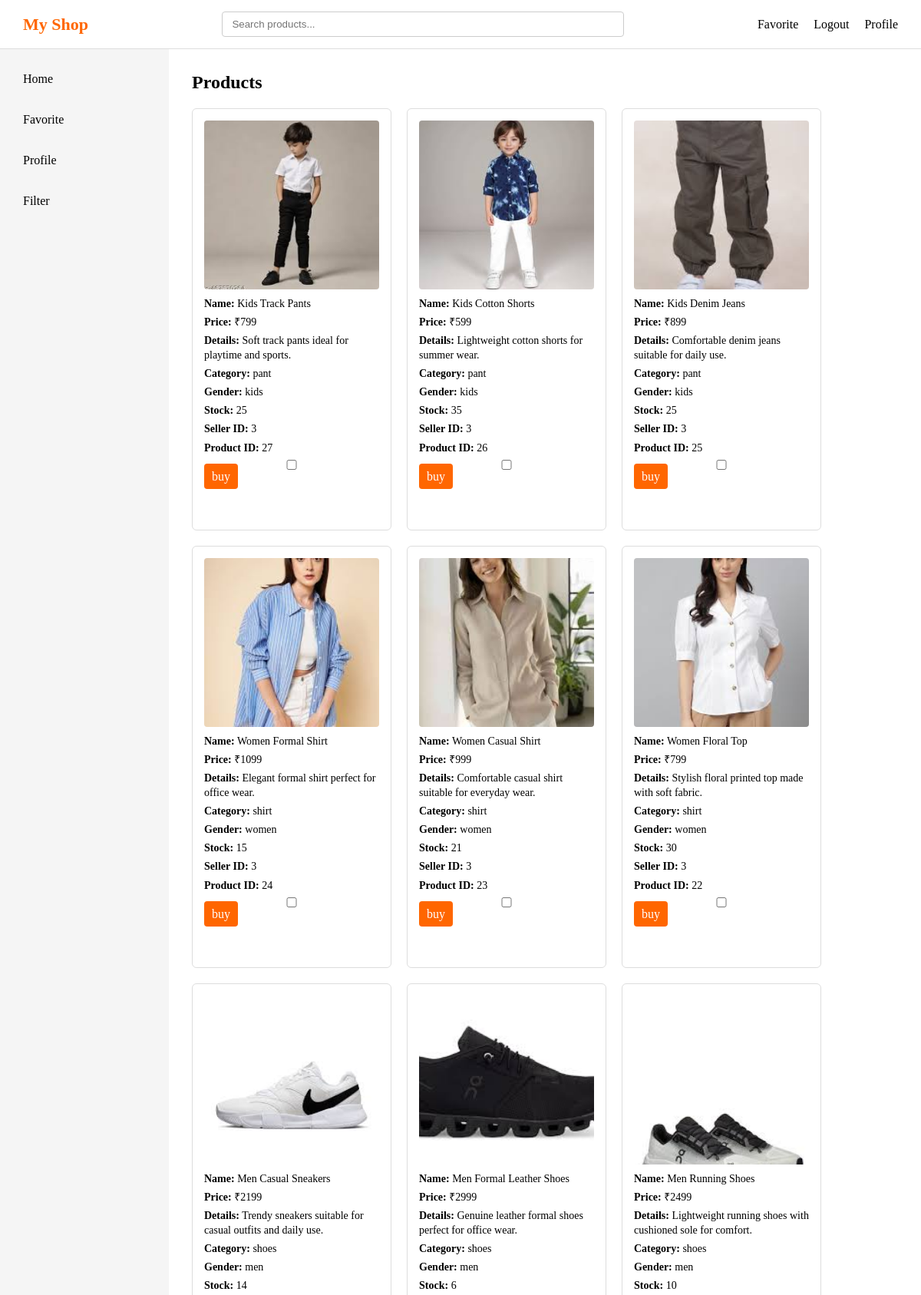
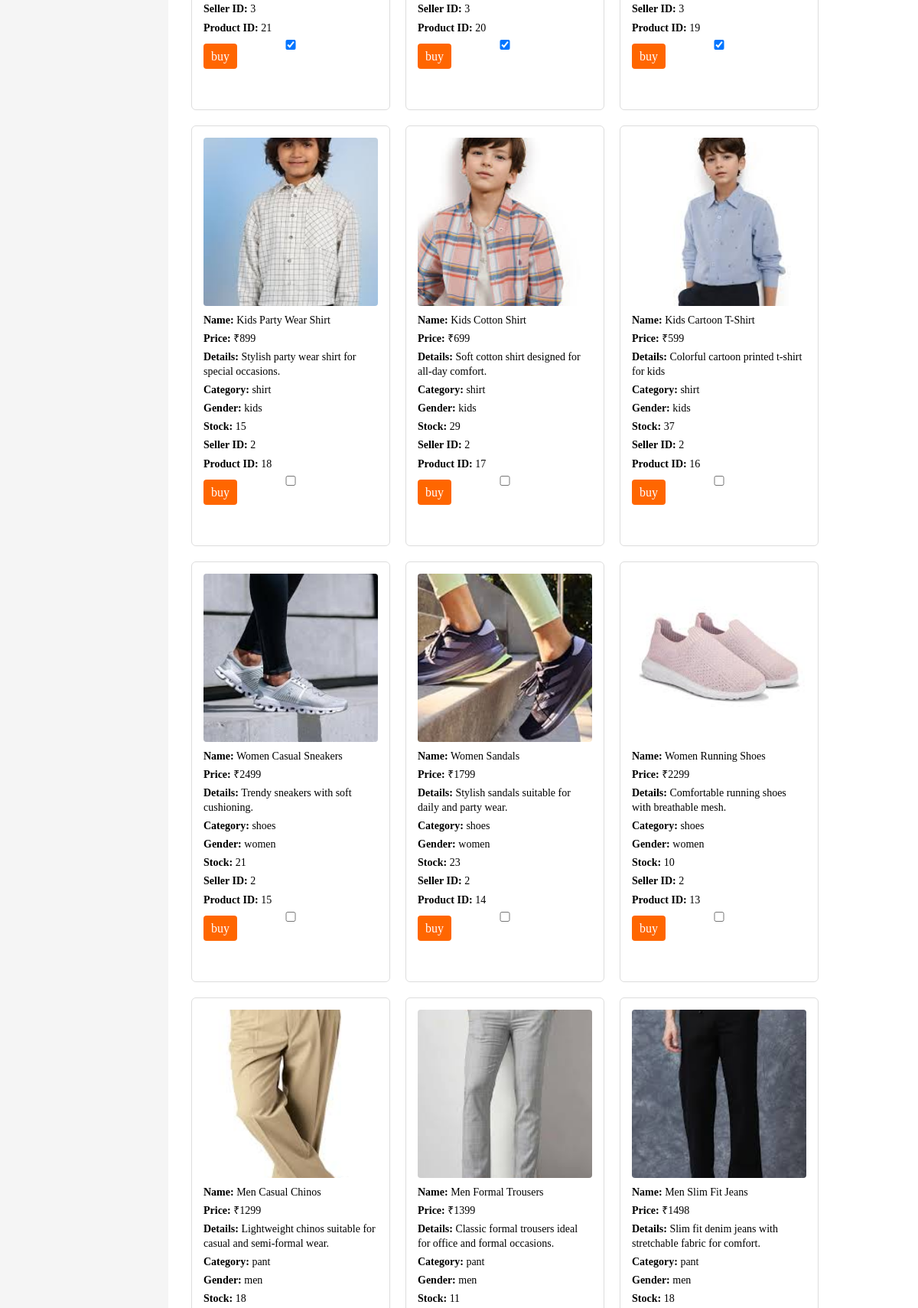
/home (signed in, upper part), run on the app's committed database (2 pictures, top to bottom).
### app/models/product.py (models this page shows)
class Product(db.Model):
    id=db.Column(db.Integer, primary_key = True)
    product_name = db.Column(db.String(100))
    product_price= db.Column(db.Integer)
    product_image= db.Column(db.String(200))
    product_details = db.Column(db.Text)
    product_category = db.Column(db.String(100))
    product_gender= db.Column(db.String(20))
    product_stock= db.Column(db.Integer)
    status = db.Column(db.String(10),nullable=False,default='active')
    seller_id = db.Column(db.Integer, db.ForeignKey('user.id'))

### app/home/routes.py (the view)
@home_bp.route('/home')
def home():
    if 'user' not in session:
        return redirect(url_for('auth.login'))
    username = session.get('user')
    user = User.query.filter_by(username= username).first()
    products = Product.query.filter(Product.status == 'active').order_by(Product.id.desc()).all()
    liked_products=[]
    liked_products = [
        up.product_id for up in UserProduct.query.filter_by(user_id = user.id).all()
    ]
    return render_template("home.html", user = user , products = products , liked_products = liked_products)

### app/templates/home.html (shortened to what this page needs)
<!DOCTYPE html>
<html lang="en">
<head>
    <link rel="stylesheet" href="{{ url_for('static', filename='style.css') }}">
</head>
<body>
    <div class="header">
        <div class="logo">My Shop</div>
        <div class="searchbar"  id="searchbar">
            <input type="text" placeholder="Search products..." />
        </div>
        <div class="right">
            <div class="favorite"><a href="/favorite">Favorite</a></div>
            <div class="logout"><a href="/logout">Logout</a></div>
            <div class="profile"><a href="/profile">Profile</a></div>
        </div>
    </div>
    <div class="layout">
        <div class="sidebar">
            <div class="top">
                <div class="home" id="sidebar-home">Home</div>
                <div class="favorite" id="sidebar-favorite">Favorite</div>
                <div class="profile" id="sidebar-profile">Profile</div>
                <div class="filter" id="sidebar-filter">Filter</div>
            </div>
        </div>
        <div class="main">
            <h2>Products</h2>
            {% if products %}
            <div class="products">
                {% for product in products %}
                <div class="product-card">
                    <img src="{{ url_for('static', filename='uploads/' + product.product_image) }}">
                    <p><strong>Name:</strong> {{ product.product_name }}</p>
                    <p><strong>Price:</strong> ₹{{ product.product_price }}</p>
                    <p><strong>Details:</strong> {{ product.product_details }}</p>
                    <p><strong>Category:</strong> {{ product.product_category }}</p>
                    <p><strong>Gender:</strong> {{ product.product_gender }}</p>
                    <p><strong>Stock:</strong> {{ product.product_stock }}</p>
                    <p><strong>Seller ID:</strong> {{ product.seller_id }}</p>
                    <p><strong>Product ID:</strong> {{ product.id }}</p>
                    <input type="checkbox" class="like-checkbox" data-product-id="{{ product.id }}"
                    {% if product.id in liked_products %}
                        checked
                    {% endif %}>
                    <div class="buybutton">
                        <a href="{{ url_for('payment.buyButton', product_id=product.id) }}">buy</a>
                    </div>
                </div>
                {% endfor %}
            </div>
            {% endif %}
        </div>
    </div>
</body>
</html>

### app/static/style.css (style rules this page uses)
* { margin: 0; padding: 0; box-sizing: border-box; }
.header { display: flex; align-items: center; justify-content: space-between; padding: 15px 30px; background-color: #ffffff; border-bottom: 1px solid #ddd; width: 100%; }
.logo { font-size: 22px; font-weight: bold; color: #ff6600; white-space: nowrap; }
.searchbar { flex: 1; display: flex; justify-content: center; }
.searchbar input { width: 60%; min-width: 250px; padding: 8px 12px; border: 1px solid #ccc; border-radius: 4px; }
.right { display: flex; align-items: center; gap: 20px; white-space: nowrap; }
.right a, .right div { text-decoration: none; color: #000; cursor: pointer; font-weight: 500; }
.layout { display: flex; height: calc(100vh - 70px); }
.sidebar { width: 220px; height: 100%; background-color: #f5f5f5; padding: 20px; display: flex; flex-direction: column; }
.sidebar .top { flex: 1; overflow-y: auto; display: flex; flex-direction: column; gap: 15px; }
.sidebar .top div { padding: 10px; cursor: pointer; border-radius: 4px; }
.main { flex: 1; padding: 30px; background-color: #ffffff; overflow-y: auto; }
.products { display: grid; grid-template-columns: repeat(auto-fill, 260px); gap: 20px; margin-top: 20px; }
.products > div { width: 260px; height: 550px; border: 1px solid #ddd; border-radius: 6px; padding: 15px; background-color: #fff; display: flex; flex-direction: column; overflow: hidden; }
.products img { width: 100%; height: 220px; object-fit: cover; border-radius: 4px; margin-bottom: 10px; }
.products p { font-size: 14px; margin-bottom: 6px; line-height: 1.3; }
.buybutton a, .products button { margin-top: auto; padding: 8px 10px; border-radius: 4px; text-align: center; background-color: #ff6600; color: white; text-decoration: none; border: none; cursor: pointer; }

### data on the page
Product: product_image (picture), product_name "Kids Track Pants", product_price "799", product_details "Soft track pants ideal for playtime and sports.", product_category "pant", product_gender "kids", product_stock "25", seller_id "3", id "27"
Product: product_image (picture), product_name "Kids Cotton Shorts", product_price "599", product_details "Lightweight cotton shorts for summer wear.", product_category "pant", product_gender "kids", product_stock "35", seller_id "3", id "26"
Product: product_image (picture), product_name "Kids Denim Jeans", product_price "899", product_details "Comfortable denim jeans suitable for daily use.", product_category "pant", product_gender "kids", product_stock "25", seller_id "3", id "25"
Product: product_image (picture), product_name "Women Formal Shirt", product_price "1099", product_details "Elegant formal shirt perfect for office wear.", product_category "shirt", product_gender "women", product_stock "15", seller_id "3", id "24"
Product: product_image (picture), product_name "Women Casual Shirt", product_price "999", product_details "Comfortable casual shirt suitable for everyday wear.", product_category "shirt", product_gender "women", product_stock "21", seller_id "3", id "23"
Product: product_image (picture), product_name "Women Floral Top", product_price "799", product_details "Stylish floral printed top made with soft fabric.", product_category "shirt", product_gender "women", product_stock "30", seller_id "3", id "22"
Product: product_image (picture), product_name "Men Casual Sneakers", product_price "2199", product_details "Trendy sneakers suitable for casual outfits and daily use.", product_category "shoes", product_gender "men", product_stock "14", seller_id "3", id "21", id "☑"
Product: product_image (picture), product_name "Men Formal Leather Shoes", product_price "2999", product_details "Genuine leather formal shoes perfect for office wear.", product_category "shoes", product_gender "men", product_stock "6", seller_id "3", id "20", id "☑"
Product: product_image (picture), product_name "Men Running Shoes", product_price "2499", product_details "Lightweight running shoes with cushioned sole for comfort.", product_category "shoes", product_gender "men", product_stock "10", seller_id "3", id "19", id "☑"
Product: product_image (picture), product_name "Kids Party Wear Shirt", product_price "899", product_details "Stylish party wear shirt for special occasions.", product_category "shirt", product_gender "kids", product_stock "15", seller_id "2", id "18"
Product: product_image (picture), product_name "Kids Cotton Shirt", product_price "699", product_details "Soft cotton shirt designed for all-day comfort.", product_category "shirt", product_gender "kids", product_stock "29", seller_id "2", id "17"
Product: product_image (picture), product_name "Kids Cartoon T-Shirt", product_price "599", product_details "Colorful cartoon printed t-shirt for kids", product_category "shirt", product_gender "kids", product_stock "37", seller_id "2", id "16"
Product: product_image (picture), product_name "Women Casual Sneakers", product_price "2499", product_details "Trendy sneakers with soft cushioning.", product_category "shoes", product_gender "women", product_stock "21", seller_id "2", id "15"
Product: product_image (picture), product_name "Women Sandals", product_price "1799", product_details "Stylish sandals suitable for daily and party wear.", product_category "shoes", product_gender "women", product_stock "23", seller_id "2", id "14"
Product: product_image (picture), product_name "Women Running Shoes", product_price "2299", product_details "Comfortable running shoes with breathable mesh.", product_category "shoes", product_gender "women", product_stock "10", seller_id "2", id "13"
Product: product_image (picture), product_name "Men Casual Chinos", product_price "1299", product_details "Lightweight chinos suitable for casual and semi-formal wear.", product_category "pant", product_gender "men", product_stock "18"
Product: product_image (picture), product_name "Men Formal Trousers", product_price "1399", product_details "Classic formal trousers ideal for office and formal occasions.", product_category "pant", product_gender "men", product_stock "11"
Product: product_image (picture), product_name "Men Slim Fit Jeans", product_price "1498", product_details "Slim fit denim jeans with stretchable fabric for comfort.", product_category "pant", product_gender "men", product_stock "18"
